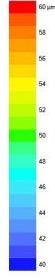
#> input picture images/color_2.jpeg, 55 x 279 px, found by its file name
$ python itisha2.py
#> lines starting #> are read from the running program, lines starting #| are printed output that depends on the picture
import cv2
import numpy as np
from scipy.stats import trim_mean

def process_color_bar(image_path):

    image = cv2.imread(image_path)
#> image is the input picture: shape (279, 55, 3); mean B, G, R 181.9, 214.9, 195.8

    # Crop the color bar region
    color_bar = image[10:290, 5:25]
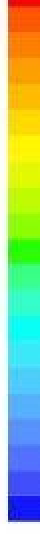
#> color_bar: shape (269, 20, 3) (shown 2 times larger); mean B, G, R 145.9, 200.1, 162.4


    hsv_bar = cv2.cvtColor(color_bar, cv2.COLOR_BGR2HSV)
#> hsv_bar: shape (269, 20, 3); mean H, S, V 63.2, 171.4, 248.1

    # Extract the Hue channel from the color bar
    hue_values = hsv_bar[:, :, 0]
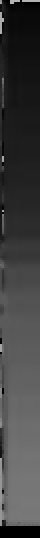
#> hue_values: shape (269, 20) (shown 2 times larger); min 0, max 179, mean 63.2

    hue_to_thickness_mapping = [
        (120, 40),  # Blue region: 40 μm
        (95, 48),   # Green region: 48 μm (adjusted for this image)
        (50, 55),   # Yellow region: 55 μm
        (10, 60)    # Red region: 60 μm
    ]


    def hue_to_thickness(hue):
        for i in range(len(hue_to_thickness_mapping) - 1):
            h1, t1 = hue_to_thickness_mapping[i]
            h2, t2 = hue_to_thickness_mapping[i + 1]
            if h1 >= hue >= h2:  # Check if the Hue falls in this segment
                return t1 + (t2 - t1) * (hue - h1) / (h2 - h1)
        return 0  # Return 0 if Hue is out of range

    return hue_to_thickness

def extract_central_cct(image_path, hue_to_thickness_func):

    image = cv2.imread(image_path)
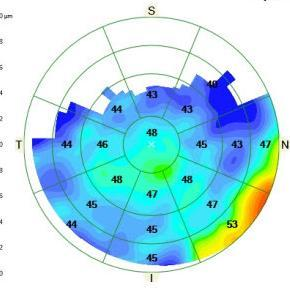
#> input picture images/epl2.jpeg, 290 x 294 px, found by its file name
#> image is the input picture: shape (294, 290, 3); mean B, G, R 231.6, 222.5, 176.4

    hsv_image = cv2.cvtColor(image, cv2.COLOR_BGR2HSV)
#> hsv_image: shape (294, 290, 3); mean H, S, V 55.5, 81.3, 245


    hsv_image_blurred = cv2.GaussianBlur(hsv_image, (5, 5), 0)
#> hsv_image_blurred: shape (294, 290, 3); mean H, S, V 55.5, 81.2, 245


    central_region = hsv_image_blurred[145:155, 145:155]
    cv2.imshow("check",central_region)
    cv2.waitKey(0)  # Wait for a key press
    cv2.destroyAllWindows()

    # Extract the Hue values from the central region
    central_hue_values = central_region[:, :, 0]

    trimmed_hue = trim_mean(central_hue_values.flatten(), 0.05)
#> trimmed_hue = 83.52

    # Map the trimmed Hue to thickness using the mapping function
    cct = hue_to_thickness_func(trimmed_hue)
#> cct = 49.79

    # Apply a fine-tuning offset
    cct = cct - 2.5  # Adjust offset to improve accuracy
#> cct = 47.29

    return cct

# Example usage
color_bar_path = "D:\corneal_pachymetry\corneal_pachymetry\color_2.jpeg"  # Path to the color bar image
map_image_path = "D:\corneal_pachymetry\corneal_pachymetry\epl2.jpeg"  # Path to the pachymetry map

# Process the color bar to create the Hue-to-Thickness mapping function
hue_to_thickness = process_color_bar(color_bar_path)

# Use the mapping function to calculate the CCT from the pachymetry map
cct_value = extract_central_cct(map_image_path, hue_to_thickness)
#> cct_value = 47.29
print(f"Central Corneal Thickness (CCT): {cct_value:.2f} μm")
#| Central Corneal Thickness (CCT): 47.29 μm
